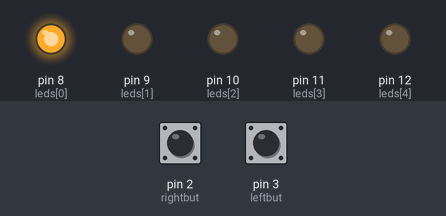
A sketch run on a simulated Arduino Uno, built with avr-gcc and run on an emulated ATmega328P. Shown: output pins drawn as LEDs (lit = HIGH). The test bench sets the inputs (shaded band); at power-on: pin 2 (rightbut) LOW, pin 3 (leftbut) LOW.

Above: at 1.2 s.
1.3 s: pin 2 (rightbut) pulled HIGH for 1 s
At 1.6 s:
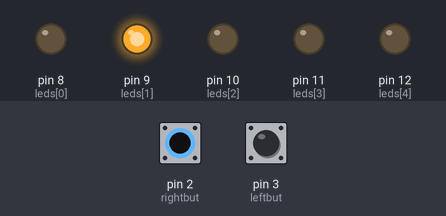
3.8 s: pin 3 (leftbut) pulled HIGH for 3.2 s
At 8.1 s:
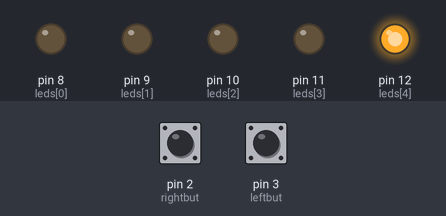
8.5 s: pin 3 (leftbut) pulled HIGH for 0.15 s
At 9.4 s:
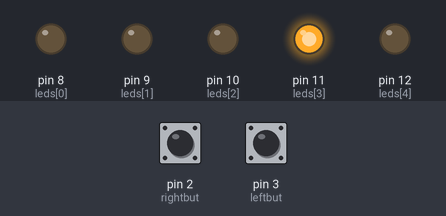
10.2 s: pin 2 (rightbut) pulled HIGH for 0.15 s
At 10.7 s:
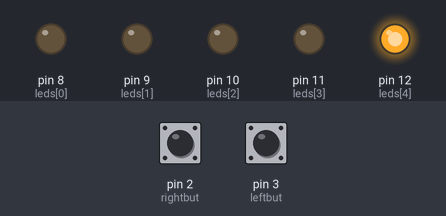
Timing chart, 0 to 12.9 s (numbered marks = the images above; inputs shaded):
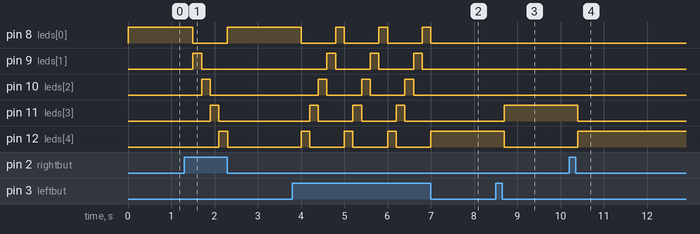

Measured:
- after the input at 1.3 s, pin 8 (leds[0]): HIGH → LOW after 0.20 s, → HIGH 0.80 s later; pin 9 (leds[1]): LOW → HIGH after 0.20 s, → LOW 0.20 s later; pin 10 (leds[2]): LOW → HIGH after 0.40 s, → LOW 0.20 s later; pin 11 (leds[3]): LOW → HIGH after 0.60 s, → LOW 0.20 s later; pin 12 (leds[4]): LOW → HIGH after 0.80 s, → LOW 0.20 s later
- after the input at 3.8 s, pin 8 (leds[0]): alternates HIGH for 0.20 s and LOW for 0.80 s, 7 changes in all, then stays LOW, starting after 0.20 s; pin 9 (leds[1]): alternates HIGH for 0.20 s and LOW for 0.80 s, 6 changes in all, then stays LOW, starting after 0.80 s
- after the input at 8.5 s, pin 11 (leds[3]): LOW → HIGH after 0.20 s; pin 12 (leds[4]): HIGH → LOW after 0.20 s
- after the input at 10.2 s, pin 11 (leds[3]): HIGH → LOW after 0.20 s; pin 12 (leds[4]): LOW → HIGH after 0.20 s

The sketch:

ledkypole.ino
```cpp
int leftbut=3;
int rightbut=2;
int counter=0;

int ledarr [5][5]={
  {1,0,0,0,0},
  {0,1,0,0,0},
  {0,0,1,0,0},
  {0,0,0,1,0},
  {0,0,0,0,1},
};
int leds[]={8,9,10,11,12};
void setup() {
  // put your setup code here, to run once:
  pinMode(1,INPUT);
  pinMode(2,INPUT);
  for(int i=0;i<=4;i++){
    pinMode(leds[i],OUTPUT);
  }
}

void loop() {
  // put your main code here, to run repeatedly:
  if(digitalRead(leftbut)==HIGH){
    counter--;
    delay(200);
  }
  if(digitalRead(rightbut)==HIGH){
    counter++;
    delay(200);
  }
  if(counter==-1){
    counter=4;
  }
  if(counter==5){
    counter=0;
  }
  for(int j=0;j<=5;j++){
    digitalWrite(leds[j],ledarr[j][counter]);
  }
}
```
